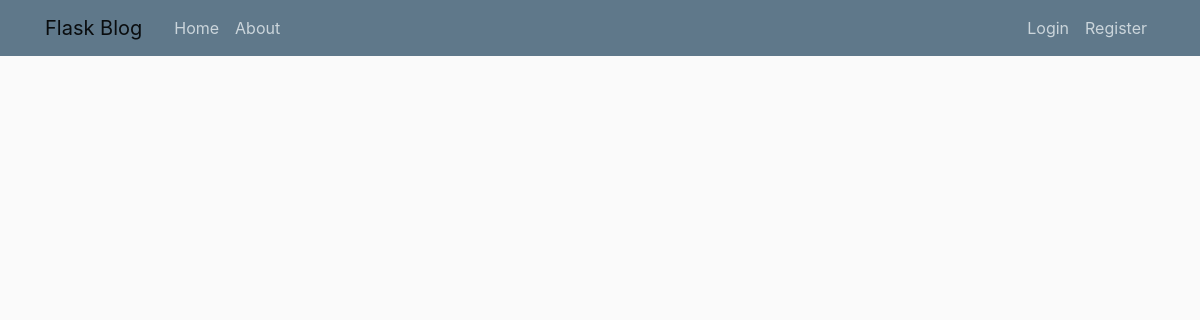
The app's page /home, older data.
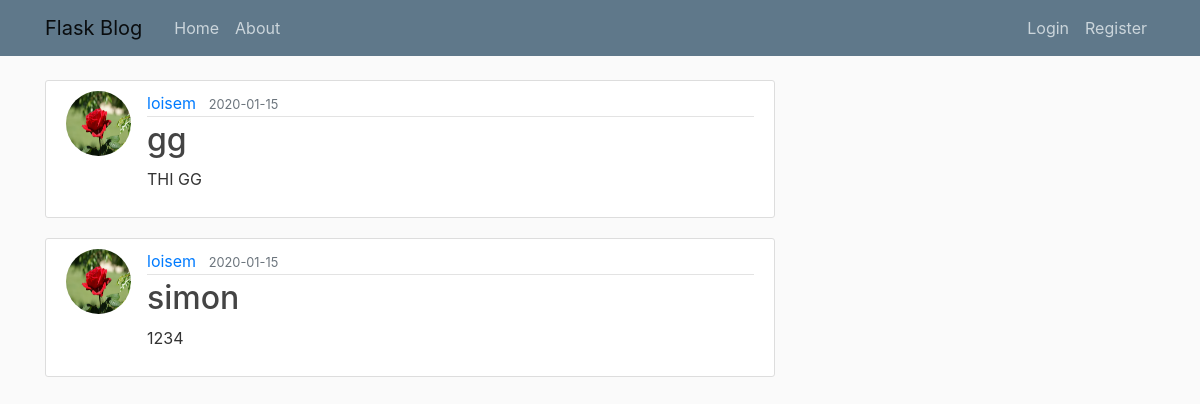
The same page, newer data.
### flaskblog/models.py (models this page shows, shortened)
class Post(db.Model):
    id = db.Column(db.Integer, primary_key=True)
    title = db.Column(db.String(100), nullable=False)
    date_posted = db.Column(db.DateTime, nullable=False, default=datetime.utcnow)
    content = db.Column(db.Text, nullable=False)
    user_id = db.Column(db.Integer, db.ForeignKey('user.id'), nullable=False)

class User(db.Model, UserMixin):
    id = db.Column(db.Integer, primary_key=True)
    username = db.Column(db.String(20), unique=True, nullable=False)
    email = db.Column(db.String(120), unique=True, nullable=False)
    image_file = db.Column(db.String(20), nullable=False, default='default.jpg')
    password = db.Column(db.String(60), nullable=False)
    posts = db.relationship('Post', backref='author', lazy=True)

### flaskblog/routes.py (the view)
@app.route("/")
@app.route("/home")
def home():
    posts = Post.query.all()
    return render_template('home.html', posts=posts)

### flaskblog/templates/home.html
{% extends "layout.html" %}
{% block content %}
    {% for post in posts %}
    <article class="media content-section">
      <img class="rounded-circle article-img" src="{{ url_for('static', filename='profile_pics/' + post.author.image_file) }}">
            <div class="media-body">
              <div class="article-metadata">
                <a class="mr-2" href="#">{{ post.author.username }}</a>
                <small class="text-muted">{{ post.date_posted.strftime('%Y-%m-%d') }}</small>
              </div>
              <h2><a class="article-title" href="{{ url_for('post', post_id=post.id) }}">{{ post.title }}</a></h2>
              <p class="article-content">{{ post.content }}</p>
            </div>
          </article>
     {% endfor %}
{% endblock content %}

### flaskblog/templates/layout.html (shortened to what this page needs)
<!DOCTYPE html>
<html lang="en">
<head>
    <link rel="stylesheet" href="https://stackpath.bootstrapcdn.com/bootstrap/4.3.1/css/bootstrap.min.css">
    <link rel="stylesheet" type="text/css" href="{{ url_for('static', filename='main.css', v=0.01) }}">
</head>
<body>
        <header class="site-header">
                <nav class="navbar navbar-expand-md navbar-light bg-steel fixed-top">
                  <div class="container">
                    <a class="navbar-brand mr-4" href="/">Flask Blog</a>
                    <div class="collapse navbar-collapse" id="navbarToggle">
                      <div class="navbar-nav mr-auto">
                        <a class="nav-item nav-link" href="{{ url_for('home') }}">Home</a>
                        <a class="nav-item nav-link" href="{{ url_for('about') }}">About</a>
                      </div>
                      <div class="navbar-nav">
                        {% if current_user.is_authenticated%}
                          <a class="nav-item nav-link" href="{{ url_for('new_post') }}">New Post</a>
                          <a class="nav-item nav-link" href="{{ url_for('account') }}">Account</a>
                          <a class="nav-item nav-link" href="{{ url_for('logout') }}">Logout</a>
                        {% else %}
                          <a class="nav-item nav-link" href="{{ url_for('login') }}">Login</a>
                          <a class="nav-item nav-link" href="{{ url_for('register') }}">Register</a>
                        {% endif %}
                        </div>
                    </div>
                  </div>
                </nav>
              </header>
              <main role="main" class="container">
                    <div class="row">
                      <div class="col-md-8">
                        {% block content %}{% endblock %}
                      </div>
                    </div>
                  </main>
  </body>
</body>
</html>

### flaskblog/static/main.css (style rules this page uses)
body { background: #fafafa; color: #333333; margin-top: 5rem; }
h1, h2, h3, h4, h5, h6 { color: #444444; }
.bg-steel { background-color: #5f788a; }
.site-header .navbar-nav .nav-link { color: #cbd5db; }
.content-section { background: #ffffff; padding: 10px 20px; border: 1px solid #dddddd; border-radius: 3px; margin-bottom: 20px; }
.article-title { color: #444444; }
.article-content { white-space: pre-line; }
.article-img { height: 65px; width: 65px; margin-right: 16px; }
.article-metadata { padding-bottom: 1px; margin-bottom: 4px; border-bottom: 1px solid #e3e3e3 }

Row changes from the older to the newer data that the page shows:
added Post: image_file (placeholder picture), author.username "loisem", date_posted "2020-01-15", title "gg", content "THI GG"
added Post: image_file (placeholder picture), author.username "loisem", date_posted "2020-01-15", title "simon", content "1234"
